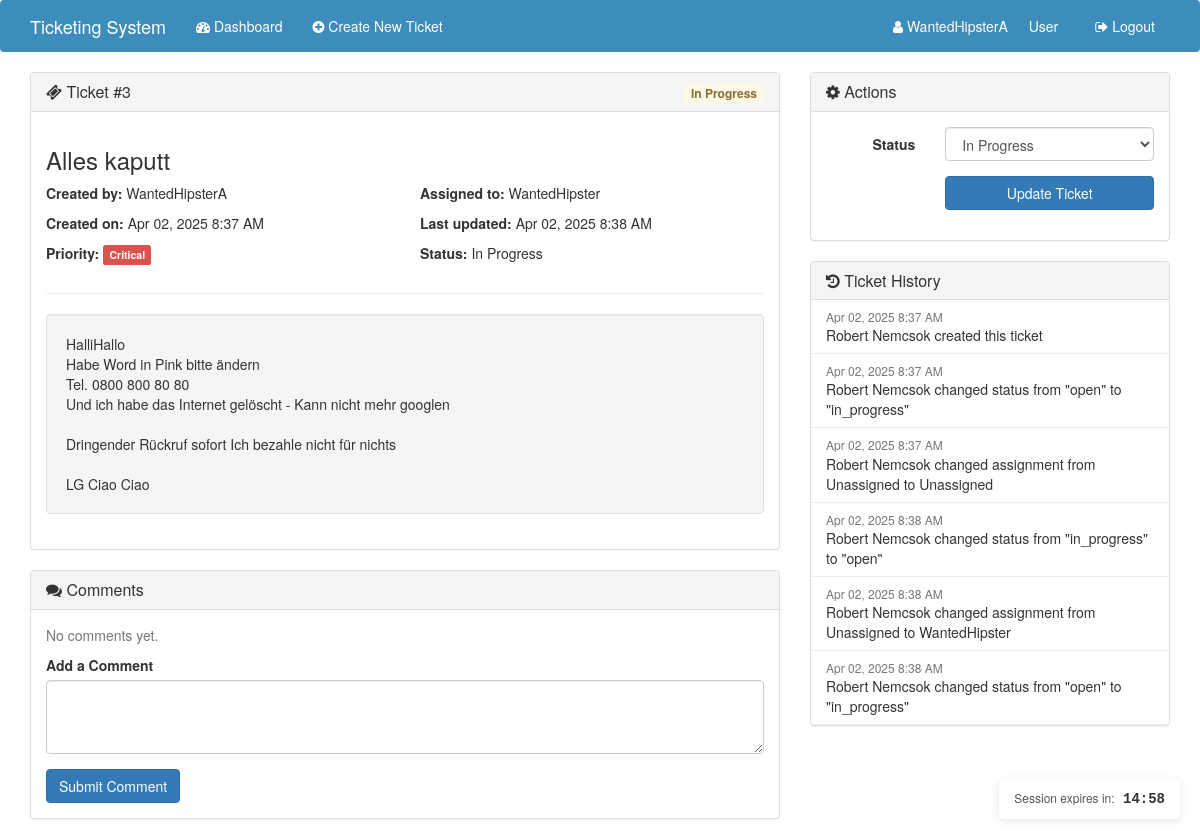
Page /view_ticket.php?id=3 (signed in) on the committed database.
### tables this page shows
CREATE TABLE `tickets` (
  `id` int(11) NOT NULL,
  `title` varchar(100) NOT NULL,
  `description` text NOT NULL,
  `status` enum('open','in_progress','resolved','closed') NOT NULL DEFAULT 'open',
  `priority` enum('low','medium','high','critical') NOT NULL DEFAULT 'medium',
  `created_by` int(11) NOT NULL,
  `assigned_to` int(11) DEFAULT NULL,
  `created_at` timestamp NOT NULL DEFAULT current_timestamp(),
  `updated_at` timestamp NOT NULL DEFAULT current_timestamp() ON UPDATE current_timestamp()
);

CREATE TABLE `users` (
  `id` bigint(20) UNSIGNED NOT NULL,
  `firstname` varchar(30) NOT NULL,
  `lastname` varchar(30) NOT NULL,
  `username` varchar(30) NOT NULL,
  `password` varchar(255) NOT NULL,
  `email` varchar(100) NOT NULL,
  `role` enum('user','admin') NOT NULL DEFAULT 'user',
  `created_at` timestamp NOT NULL DEFAULT current_timestamp()
);

CREATE TABLE `ticket_history` (
  `id` int(11) NOT NULL,
  `ticket_id` int(11) NOT NULL,
  `user_id` int(11) NOT NULL,
  `field_changed` varchar(50) NOT NULL,
  `old_value` text DEFAULT NULL,
  `new_value` text DEFAULT NULL,
  `changed_at` timestamp NOT NULL DEFAULT current_timestamp()
);

### view_ticket.php (the view, shortened to what this page needs)
<?php
require_once __DIR__ . '/db_connect.php';
$isAdmin = isset($_SESSION["role"]) && $_SESSION["role"] === "admin";
$ticketId = intval($_GET["id"]);
$ticketQuery = "SELECT t.*,
                u_creator.username AS creator_username,
                u_creator.firstname AS creator_firstname,
                u_creator.lastname AS creator_lastname,
                u_assigned.username AS assigned_username,
                u_assigned.firstname AS assigned_firstname,
                u_assigned.lastname AS assigned_lastname
            FROM tickets t
            LEFT JOIN users u_creator ON t.created_by = u_creator.id
            LEFT JOIN users u_assigned ON t.assigned_to = u_assigned.id
            WHERE t.id = ?";
$stmt = $mysqli->prepare($ticketQuery);
$stmt->bind_param("i", $ticketId);
$stmt->execute();
$result = $stmt->get_result();
$ticket = $result->fetch_assoc();
$commentsQuery = "SELECT c.*, u.username, u.firstname, u.lastname
                FROM ticket_comments c
                JOIN users u ON c.user_id = u.id
                WHERE c.ticket_id = ?
                ORDER BY c.created_at ASC";
$commentsStmt = $mysqli->prepare($commentsQuery);
$commentsStmt->bind_param("i", $ticketId);
$commentsStmt->execute();
$comments = $commentsStmt->get_result();
$historyQuery = "SELECT h.*, u.username, u.firstname, u.lastname
                FROM ticket_history h
                JOIN users u ON h.user_id = u.id
                WHERE h.ticket_id = ?
                ORDER BY h.changed_at ASC";
$historyStmt = $mysqli->prepare($historyQuery);
$historyStmt->bind_param("i", $ticketId);
$historyStmt->execute();
$history = $historyStmt->get_result();
?>
<!DOCTYPE html>
<html lang="en">
<head>
    <link rel="stylesheet" href="https://maxcdn.bootstrapcdn.com/bootstrap/3.3.5/css/bootstrap.min.css">
    <link rel="stylesheet" href="https://maxcdn.bootstrapcdn.com/font-awesome/4.4.0/css/font-awesome.min.css">
     <link rel="stylesheet" href="session_timer.css">
</head>
<body>
    <nav class="navbar navbar-custom">
        <div class="container">
            <div class="navbar-header">
                <a class="navbar-brand" href="#">Ticketing System</a>
            </div>
            <div id="navbar" class="collapse navbar-collapse">
                <ul class="nav navbar-nav">
                    <li><a href="dashboard.php"><i class="fa fa-dashboard"></i> Dashboard</a></li>
                    <li><a href="create_ticket.php"><i class="fa fa-plus-circle"></i> Create New Ticket</a></li>
                </ul>
                <ul class="nav navbar-nav navbar-right">
                    <li>
                        <a href="#">
                            <i class="fa fa-user"></i>
                            <?php echo htmlspecialchars($_SESSION["username"]); ?>
                            <span class="user-role-badge <?php echo $isAdmin ? 'admin-role-badge' : ''; ?>">
                                <?php echo $isAdmin ? 'Admin' : 'User'; ?>
                            </span>
                        </a>
                    </li>
                    <li><a href="logout.php"><i class="fa fa-sign-out"></i> Logout</a></li>
                </ul>
            </div>
        </div>
    </nav>
    <div class="container">
        <div class="row">
            <div class="col-md-8">
                <div class="panel panel-default">
                    <div class="panel-heading">
                        <h3 class="panel-title">
                            <span class="pull-right">
                                <span class="status-badge status-<?php echo htmlspecialchars($ticket['status']); ?>">
                                    <?php
                                        switch($ticket['status']) {
                                            case 'in_progress': echo 'In Progress'; break;
                                        }
                                    ?>
                                </span>
                            </span>
                            <i class="fa fa-ticket"></i> Ticket #<?php echo $ticketId; ?>
                        </h3>
                    </div>
                    <div class="panel-body">
                        <h3><?php echo htmlspecialchars($ticket['title']); ?></h3>
                        <div class="row">
                            <div class="col-md-6">
                                <p><strong>Created by:</strong> <?php echo htmlspecialchars($ticket['creator_username']); ?></p>
                                <p><strong>Created on:</strong> <?php echo date('M d, Y g:i A', strtotime($ticket['created_at'])); ?></p>
                                <p>
                                    <strong>Priority:</strong>
                                    <?php
                                        switch($ticket['priority']) {
                                            case 'critical': echo '<span class="label label-danger">Critical</span>'; break;
                                        }
                                    ?>
                                </p>
                            </div>
                            <div class="col-md-6">
                                <p>
                                    <strong>Assigned to:</strong>
                                    <?php
                                        if ($ticket['assigned_username']) {
                                            echo htmlspecialchars($ticket['assigned_username']);
                                        } else {
                                            echo '<em>Unassigned</em>';
                                        }
                                    ?>
                                </p>
                                <p><strong>Last updated:</strong> <?php echo date('M d, Y g:i A', strtotime($ticket['updated_at'])); ?></p>
                                <p>
                                    <strong>Status:</strong>
                                    <?php
                                        switch($ticket['status']) {
                                            case 'in_progress': echo 'In Progress'; break;
                                        }
                                    ?>
                                </p>
                            </div>
                        </div>
                        <hr>
                        <div class="well">
                            <?php echo nl2br(htmlspecialchars($ticket['description'])); ?>
                        </div>
                    </div>
                </div>
                <div class="panel panel-default">
                    <div class="panel-heading">
                        <h3 class="panel-title"><i class="fa fa-comments"></i> Comments</h3>
                    </div>
                    <div class="panel-body">
                        <?php if($comments->num_rows > 0): ?>
                            <?php while($comment = $comments->fetch_assoc()): ?>
                                <div class="panel panel-default comment-panel">
                                    <div class="comment-header">
                                        <strong><?php echo htmlspecialchars($comment['firstname'] . ' ' . $comment['lastname'] . ' (' . $comment['username'] . ')'); ?></strong>
                                        <span class="pull-right"><?php echo date('M d, Y g:i A', strtotime($comment['created_at'])); ?></span>
                                    </div>
                                    <div class="comment-body">
                                        <?php echo nl2br(htmlspecialchars($comment['comment'])); ?>
                                    </div>
                                </div>
                            <?php endwhile; ?>
                        <?php else: ?>
                            <p class="text-muted">No comments yet.</p>
                        <?php endif; ?>
                        <form action="<?php echo htmlspecialchars($_SERVER["PHP_SELF"] . '?id=' . $ticketId); ?>" method="post">
                            <div class="form-group">
                                <label for="comment">Add a Comment</label>
                                <textarea class="form-control" name="comment" id="comment" rows="3" required></textarea>
                            </div>
                            <button type="submit" class="btn btn-primary">Submit Comment</button>
                        </form>
                    </div>
                </div>
            </div>
            <div class="col-md-4">
                <div class="panel panel-default">
                    <div class="panel-heading">
                        <h3 class="panel-title"><i class="fa fa-cog"></i> Actions</h3>
                    </div>
                    <div class="panel-body">
                        <form action="<?php echo htmlspecialchars($_SERVER["PHP_SELF"] . '?id=' . $ticketId); ?>" method="post" class="form-horizontal">
                            <div class="form-group">
                                <label for="status" class="col-sm-4 control-label">Status</label>
                                <div class="col-sm-8">
                                    <select name="status" id="status" class="form-control">
                                        <option value="in_progress" <?php echo ($ticket['status'] == 'in_progress') ? 'selected' : ''; ?>>In Progress</option>
                                    </select>
                                </div>
                            </div>
                            <div class="form-group">
                                <div class="col-sm-offset-4 col-sm-8">
                                    <button type="submit" class="btn btn-primary btn-block">Update Ticket</button>
                                </div>
                            </div>
                        </form>
                    </div>
                </div>
                <div class="panel panel-default">
                    <div class="panel-heading">
                        <h3 class="panel-title"><i class="fa fa-history"></i> Ticket History</h3>
                    </div>
                    <div class="panel-body" style="padding: 0;">
                        <ul class="list-unstyled" style="margin-bottom: 0;">
                            <?php if($history->num_rows > 0): ?>
                                <?php while($item = $history->fetch_assoc()): ?>
                                    <li class="history-item">
                                        <div class="history-date"><?php echo date('M d, Y g:i A', strtotime($item['changed_at'])); ?></div>
                                        <div>
                                            <?php echo htmlspecialchars($item['firstname'] . ' ' . $item['lastname']); ?>
                                            <?php
                                                switch($item['field_changed']) {
                                                    case 'created':
                                                        echo 'created this ticket';
                                                        break;
                                                    case 'status':
                                                        echo 'changed status from "' . htmlspecialchars($item['old_value']) . '" to "' . htmlspecialchars($item['new_value']) . '"';
                                                        break;
                                                    case 'assigned_to':
                                                        echo 'changed assignment from ' . htmlspecialchars($item['old_value']) . ' to ' . htmlspecialchars($item['new_value']);
                                                        break;
                                                }
                                            ?>
                                        </div>
                                    </li>
                                <?php endwhile; ?>
                            <?php else: ?>
                                <li class="history-item">No history available.</li>
                            <?php endif; ?>
                        </ul>
                    </div>
                </div>
            </div>
        </div>
    </div>
    <div id="session-timer-container" data-remaining-time="<?php echo $_SESSION['timeout_remaining']; ?>">
        <span class="session-timer-label">Session expires in:</span>
        <span id="session-timer">15:00</span>
    </div>
</body>
</html>

### session_timer.css (style rules this page uses)
#session-timer-container { position: fixed; bottom: 20px; right: 20px; background-color: rgba(255, 255, 255, 0.9); padding: 10px 15px; border-radius: 5px; box-shadow: 0 2px 10px rgba(0,0,0,0.1); font-size: 12px; z-index: 9999; transition: all 0.3s ease; }
#session-timer { font-weight: bold; font-family: monospace; font-size: 14px; }
.session-timer-label { margin-right: 5px; color: #555; }

### view_ticket.php (style rules this page uses)
.navbar-custom { background-color: #3c8dbc; color: white; }
.navbar-custom .navbar-brand, .navbar-custom .navbar-nav>li>a { color: white; }
.user-role-badge { background-color: #3c8dbc; color: white; padding: 3px 7px; border-radius: 3px; margin-left: 10px; }
.status-badge { display: inline-block; padding: 3px 7px; border-radius: 3px; font-size: 12px; font-weight: bold; }
.status-in_progress { background-color: #fcf8e3; color: #8a6d3b; }
.history-item { padding: 8px 15px; border-bottom: 1px solid #eee; }
.history-date { color: #777; font-size: 12px; }

### rows in the picture
tickets: title "Alles kaputt", users.username "WantedHipsterA", created_at "Apr 02, 2025 8:37 AM", users.username "WantedHipster", updated_at "Apr 02, 2025 8:38 AM", description "HalliHallo Habe Word in Pink bitte ändern Tel. 0800 800 80 80 Und ich habe das Internet gelöscht - Kann nicht mehr googlen Dringender Rückruf sofort Ich bezahle nicht für nichts LG Ciao Ciao", status "In Progress"
ticket_history: changed_at "Apr 02, 2025 8:37 AM", user.lastname "Robert Nemcsok", field_changed "created this ticket"
ticket_history: changed_at "Apr 02, 2025 8:37 AM", user.lastname "Robert Nemcsok", old_value "open", new_value "in_progress"
ticket_history: changed_at "Apr 02, 2025 8:37 AM", user.lastname "Robert Nemcsok", old_value "Unassigned", new_value "Unassigned"
ticket_history: changed_at "Apr 02, 2025 8:38 AM", user.lastname "Robert Nemcsok", old_value "in_progress", new_value "open"
ticket_history: changed_at "Apr 02, 2025 8:38 AM", user.lastname "Robert Nemcsok", old_value "Unassigned", new_value "WantedHipster"
ticket_history: changed_at "Apr 02, 2025 8:38 AM", user.lastname "Robert Nemcsok", old_value "open", new_value "in_progress"

### other values in the picture
$_SESSION["username"] "WantedHipsterA"
$ticketId "3"
